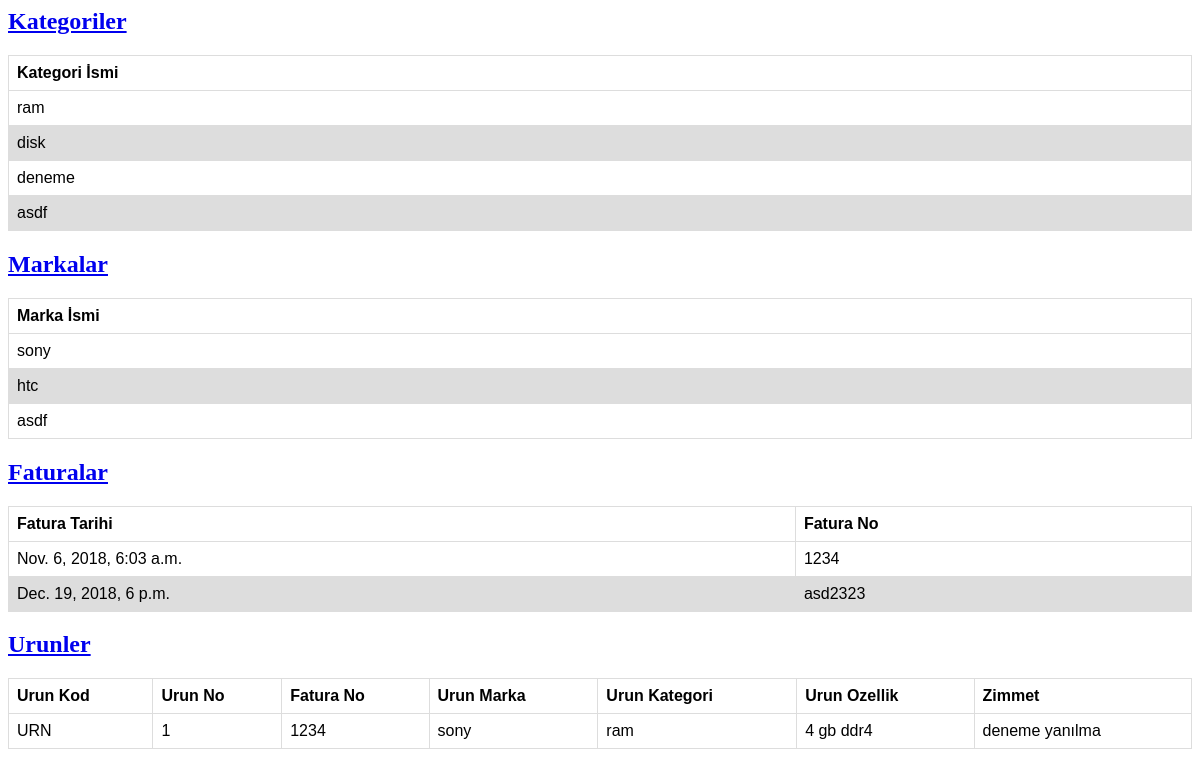
Before: / with the older database file.
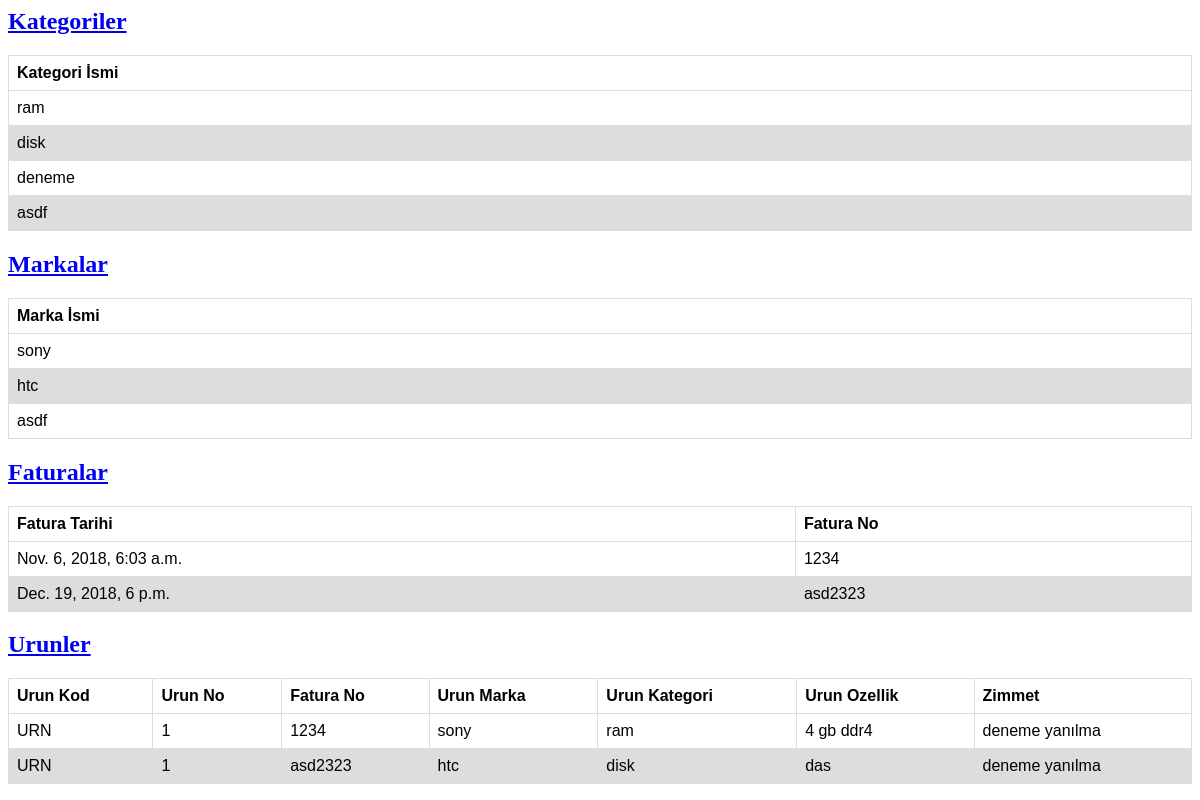
After: the same page with the newer database file.
### envanter_takip/models.py (models this page shows, shortened)
class Kategori(models.Model):
    isim = models.CharField(max_length=255)
    def __str__(self):
        return str(self.isim)

class Marka(models.Model):
    isim = models.CharField(max_length=255)
    def __str__(self):
        return str(self.isim)

class Fatura(models.Model):
    numara = models.CharField(max_length=16)
    tarih = models.DateTimeField()
    def __str__(self):
        return str(self.numara)

class Urun(models.Model):
    urun_kod = models.CharField(max_length=5, default='URN', verbose_name='Ürün Kodu')
    urun_no = models.PositiveIntegerField(default='1', verbose_name='Ürün No')
    ozellik = models.TextField()
    marka = models.ForeignKey(Marka, on_delete=models.CASCADE,)
    kategori = models.ForeignKey(Kategori, on_delete=models.CASCADE,)
    fatura = models.ForeignKey(Fatura, on_delete=models.CASCADE,)
    zimmet = models.ForeignKey(Zimmet, on_delete=models.CASCADE,)

class Zimmet(models.Model):
    isim = models.CharField(max_length=255)
    teslim_tarihi = models.DateTimeField()
    def __str__(self):
        return str(self.isim)

### envanter_takip/views.py (the view)
# urls.py: path(r'', HomePageView.as_view(), name='ana_sayfa'),
class HomePageView(TemplateView):
    context_object_name = 'liste'
    template_name = 'envanter_takip/index.html'
    def get_context_data(self, **kwargs):
        context = super(HomePageView, self).get_context_data(**kwargs)
        urunler = Urun.objects.all()
        markalar = Marka.objects.all()
        kategoriler = Kategori.objects.all()
        faturalar = Fatura.objects.all()
        zimmetler = Zimmet.objects.all()
        context['urunler'] = urunler
        context['markalar'] = markalar
        context['kategoriler'] = kategoriler
        context['faturalar'] = faturalar
        context['zimmet'] = zimmetler
        return context

### envanter_takip/templates/envanter_takip/index.html (shortened to what this page needs)
<html>
<head>
</head>
<body>
    <h2><a href="kategoriler">Kategoriler</a></h2>
    <table>
        <thead>
            <th>Kategori İsmi</th>
        </thead>
        <tbody>
        {% for kategori in kategoriler %}
        <tr>
            <td>{{ kategori.isim }}</td>
        </tr>
        {% endfor %}
        </tbody>
    </table>
    <h2><a href="markalar">Markalar</a></h2>
    <table>
        <thead>
            <th>Marka İsmi</th>
        </thead>
        <tbody>
        {% for marka in markalar %}
        <tr>
            <td>{{ marka.isim }}</td>
        </tr>
        {% endfor %}
        </tbody>
    </table>
    <h2><a href="faturalar">Faturalar</a></h2>
    <table>
        <thead>
            <th>Fatura Tarihi</th>
            <th>Fatura No</th>
        </thead>
        <tbody>
        {% for fatura in faturalar %}
        <tr>
            <td>{{ fatura.tarih }}</td>
            <td>{{ fatura.numara }}</td>
        </tr>
        {% endfor %}
        </tbody>
    </table>
    <h2><a href="urunler">Urunler</a></h2>
    <table>
        <thead>
            <th>Urun Kod</th>
            <th>Urun No</th>
            <th>Fatura No</th>
            <th>Urun Marka</th>
            <th>Urun Kategori</th>
            <th>Urun Ozellik</th>
            <th>Zimmet</th>
        </thead>
        <tbody>
        {% for urun in urunler %}
        <tr>
            <td>{{ urun.urun_kod }}</td>
            <td>{{ urun.urun_no }}</td>
            <td>{{ urun.fatura }}</td>
            <td>{{ urun.marka }}</td>
            <td>{{ urun.kategori }}</td>
            <td>{{ urun.ozellik }}</td>
            <td>{{ urun.zimmet }}</td>
        </tr>
        {% endfor %}
        </tbody>
    </table>
</body>
</html>

### envanter_takip/templates/envanter_takip/index.html (style rules this page uses)
table { font-family: arial, sans-serif; border-collapse: collapse; width: 100%; }
td, th { border: 1px solid #dddddd; text-align: left; padding: 8px; }
tr:nth-child(even) { background-color: #dddddd; }

Changed rows visible on the page:
added Urun: urun_kod "URN", urun_no "1", fatura "asd2323", marka "htc", kategori "disk", ozellik "das", zimmet "deneme yanılma"
